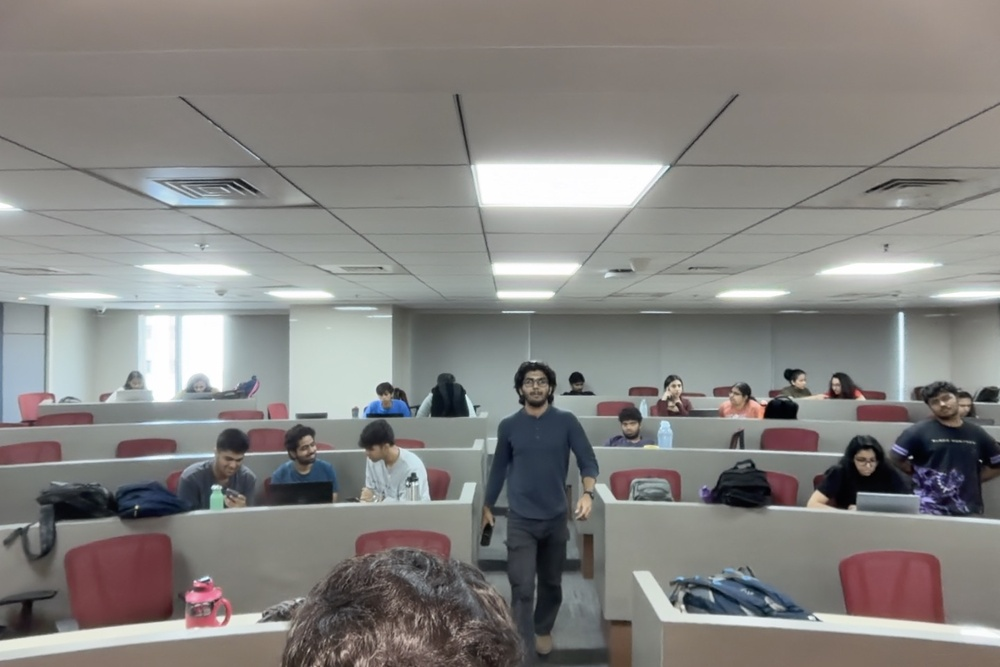
#> input picture test.jpg, 1000 x 667 px, shrunk from 1440 x 960 before the run
$ python apd.py
#> lines starting #> are read from the running program, lines starting #| are printed output that depends on the picture; after the words box and inside, x2 and y2 are one past the last pixel; in counts of white or black regions, pixels touching at a corner belong together
import cv2
import os

os.makedirs("output", exist_ok=True)

# load test image
img = cv2.imread("test.jpg")
#> img is the input picture: shape (667, 1000, 3); mean B, G, R 129.3, 131.9, 133.8

# load haar cascade (built into opencv)
face_cascade = cv2.CascadeClassifier(
    "haarcascade_frontalface_default.xml"
)

gray = cv2.cvtColor(img, cv2.COLOR_BGR2GRAY)
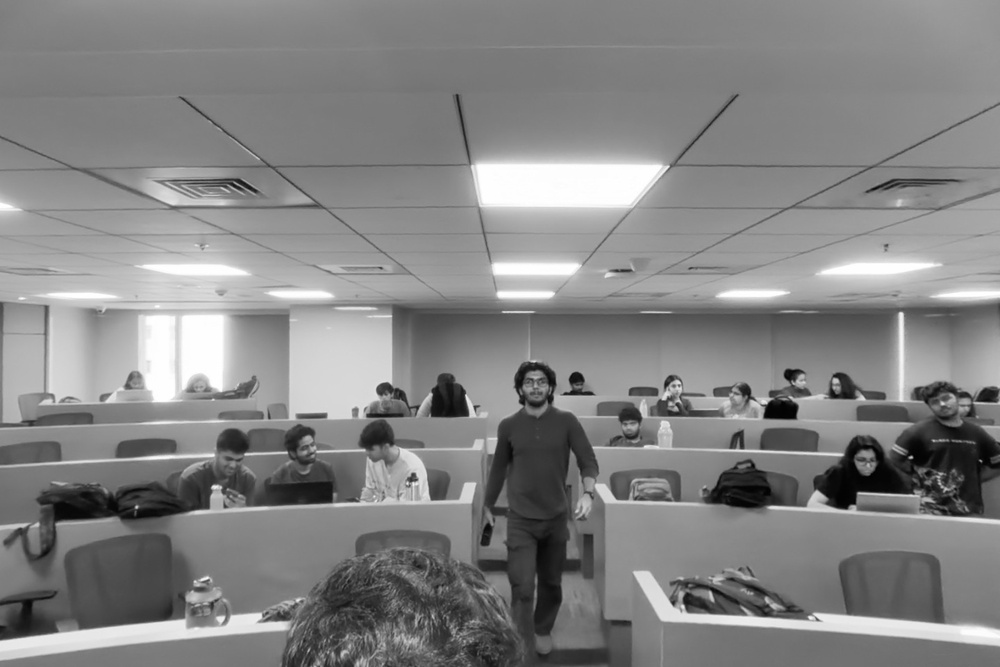
#> gray: shape (667, 1000); min 0, max 255, mean 132.2

faces = face_cascade.detectMultiScale(
    gray,
    scaleFactor=1.3,
    minNeighbors=5,
    minSize=(30,30)
)
#> faces = [[518, 369, 35, 35]]

for (x,y,w,h) in faces:
    cv2.rectangle(
        img,
        (x,y),
        (x+w,y+h),
        (0,255,0),
        2
    )
#> this loop made 1 pass
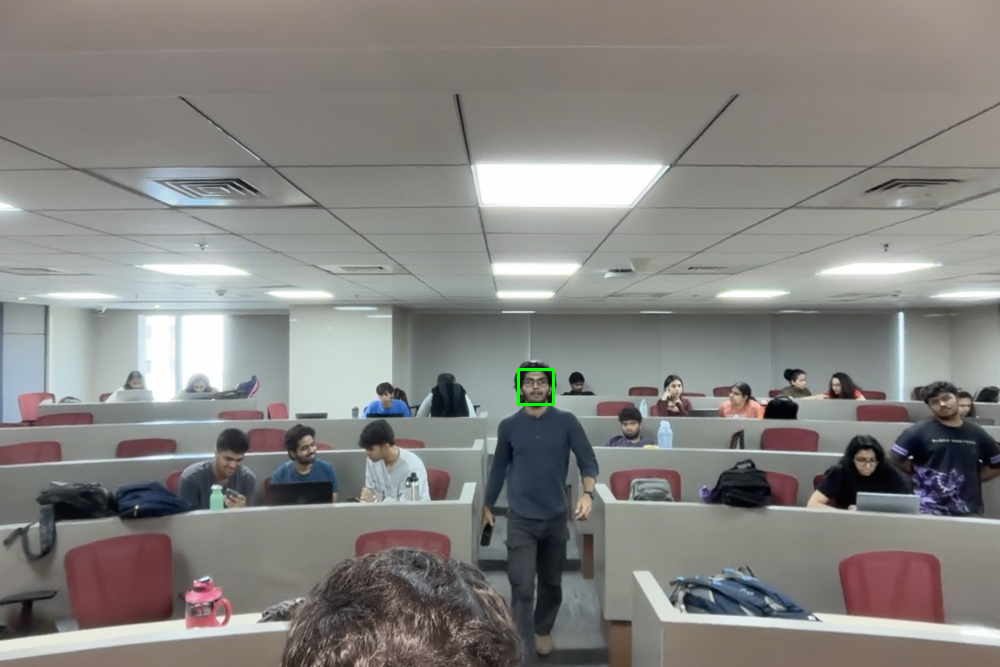
#> img: shape (667, 1000, 3); 0.06% of pixels changed, all inside (x1, y1, x2, y2) = (517, 368, 555, 406)

cv2.imwrite("output/detections.jpg", img)

print("Faces detected:", len(faces))
#| Faces detected: 1
print("Output saved to output/detections.jpg")
